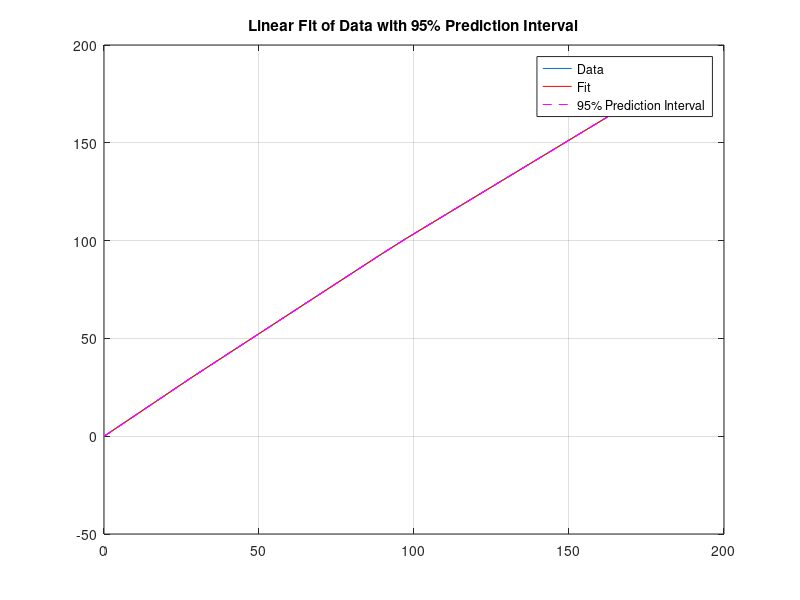

Write MATLAB code to recreate this figure.
close all
clear all
clc
%%
i=[0.5751561E-01 28.24824 89.86656 97.39682 179.9425];
headANG=[0 30 93.5 101 180];
plot(i,headANG)
grid on
hold on
[p,S] = polyfit(i,headANG,3);
iMAX=[0 28 90 97.5 180];
[y_fit,delta] = polyval(p,i,S)
plot(i,y_fit,'r-')
plot(i,y_fit+2*delta,'m--',i,y_fit-2*delta,'m--')
title('Linear Fit of Data with 95% Prediction Interval')
legend('Data','Fit','95% Prediction Interval')
